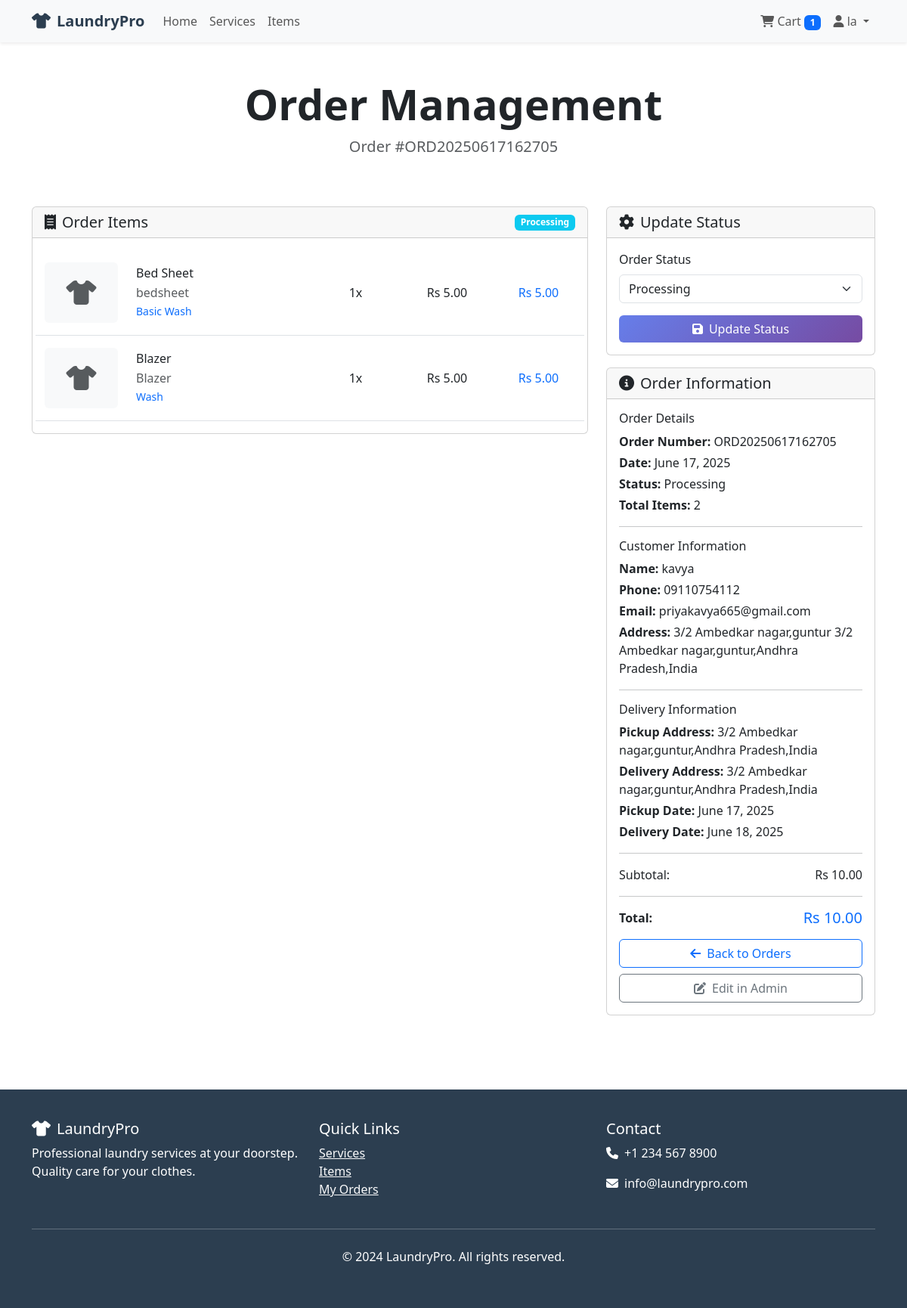
Page /orders/admin/2/ (signed in) on the committed database.
### orders/models.py (models this page shows, shortened)
class Order(models.Model):
    STATUS_CHOICES = [
        ('pending', 'Pending'),
        ('processing', 'Processing'),
        ('completed', 'Completed'),
        ('delivered', 'Delivered'),
        ('cancelled', 'Cancelled'),
    ]
    customer = models.ForeignKey(User, on_delete=models.CASCADE)
    order_number = models.CharField(max_length=20, unique=True)
    status = models.CharField(max_length=20, choices=STATUS_CHOICES, default='pending')
    total_amount = models.DecimalField(max_digits=10, decimal_places=2)
    customer_name = models.CharField(max_length=100)
    customer_phone = models.CharField(max_length=15)
    customer_address = models.TextField()
    customer_email = models.EmailField()
    pickup_address = models.TextField(blank=True)
    delivery_address = models.TextField(blank=True)
    pickup_date = models.DateField(null=True, blank=True)
    delivery_date = models.DateField(null=True, blank=True)
    created_at = models.DateTimeField(auto_now_add=True)
    updated_at = models.DateTimeField(auto_now=True)
    class Meta:
        ordering = ['-created_at']

class OrderItem(models.Model):
    order = models.ForeignKey(Order, on_delete=models.CASCADE)
    item = models.ForeignKey(Item, on_delete=models.CASCADE)
    service = models.ForeignKey(Service, on_delete=models.CASCADE)
    quantity = models.PositiveIntegerField()
    price_per_item = models.DecimalField(max_digits=10, decimal_places=2)
    total_price = models.DecimalField(max_digits=10, decimal_places=2)

### services/models.py (models this page shows, shortened)
class Item(models.Model):
    ITEM_TYPES = [
        ('shirt', 'Shirt'),
        ('pants', 'Pants'),
        ('dress', 'Dress'),
        ('saree', 'Saree'),
        ('kurta', 'Kurta'),
        ('suit', 'Suit'),
        ('blazer', 'Blazer'),
        ('jeans', 'Jeans'),
        ('t_shirt', 'T-Shirt'),
        ('sweater', 'Sweater'),
        ('coat', 'Coat'),
        ('other', 'Other'),
    ]
    name = models.CharField(max_length=100)
    item_type = models.CharField(max_length=20, choices=ITEM_TYPES)
    image = models.ImageField(upload_to='items/', blank=True, null=True)
    description = models.TextField(blank=True)
    is_active = models.BooleanField(default=True)
    created_at = models.DateTimeField(auto_now_add=True)
    updated_at = models.DateTimeField(auto_now=True)
    class Meta:
        ordering = ['name']

class Service(models.Model):
    SERVICE_TYPES = [
        ('wash', 'Wash'),
        ('dry_clean', 'Dry Clean'),
        ('iron', 'Iron'),
        ('wash_iron', 'Wash & Iron'),
        ('dry_clean_iron', 'Dry Clean & Iron'),
    ]
    name = models.CharField(max_length=100)
    service_type = models.CharField(max_length=20, choices=SERVICE_TYPES)
    price = models.DecimalField(max_digits=10, decimal_places=2)
    description = models.TextField(blank=True)
    is_active = models.BooleanField(default=True)
    created_at = models.DateTimeField(auto_now_add=True)
    updated_at = models.DateTimeField(auto_now=True)
    class Meta:
        ordering = ['name']

### orders/views.py (the view, shortened to what this page needs)
# urls.py: path('admin/<int:order_id>/', views.admin_order_detail, name='admin_order_detail'),
@user_passes_test(is_admin)
def admin_order_detail(request, order_id):
    order = get_object_or_404(Order, id=order_id)
    order_items = order.orderitem_set.all()
    context = {
        'order': order,
        'order_items': order_items,
        'status_choices': Order.STATUS_CHOICES,
    }
    return render(request, 'orders/admin_order_detail.html', context)

### la2/context_processors.py (called while the page is built)
def cart_processor(request):
    if request.user.is_authenticated:
        try:
            cart = Cart.objects.get(user=request.user)
            cart_items = cart.cartitem_set.all()
            total_items = sum(item.quantity for item in cart_items)
            total_price = sum(item.service.price * item.quantity for item in cart_items)
            return {
                'cart_count': total_items,
                'cart_total': total_price,
            }
        except Cart.DoesNotExist:
            return {
                'cart_count': 0,
                'cart_total': 0,
            }
    return {
        'cart_count': 0,
        'cart_total': 0,
    }

### orders/views.py (called while the page is built)
def is_admin(user):
    return user.is_authenticated and (user.is_staff or user.userprofile.is_admin)

### templates/orders/admin_order_detail.html (shortened to what this page needs)
{% extends 'base.html' %}
{% block content %}
<div class="container py-5">
    <div class="row">
        <div class="col-12 text-center mb-5" data-aos="fade-up">
            <h1 class="display-4 fw-bold">Order Management</h1>
            <p class="lead text-muted">Order #{{ order.order_number }}</p>
        </div>
    </div>
    <div class="row">
        <div class="col-lg-8" data-aos="fade-up">
            <div class="card">
                <div class="card-header d-flex justify-content-between align-items-center">
                    <h5 class="mb-0">
                        <i class="fas fa-receipt me-2"></i>Order Items
                    </h5>
                    <span class="badge {% if order.status == 'pending' %}bg-warning{% elif order.status == 'processing' %}bg-info{% elif order.status == 'completed' %}bg-success{% elif order.status == 'delivered' %}bg-primary{% else %}bg-secondary{% endif %}">
                        {{ order.get_status_display }}
                    </span>
                </div>
                <div class="card-body">
                    {% for item in order_items %}
                    <div class="row align-items-center py-3 border-bottom">
                        <div class="col-md-2">
                            {% if item.item.image %}
                                <img src="{{ item.item.image.url }}" alt="{{ item.item.name }}" class="img-fluid rounded">
                            {% else %}
                                <div class="bg-light rounded d-flex align-items-center justify-content-center" style="height: 80px;">
                                    <i class="fas fa-tshirt fa-2x text-muted"></i>
                                </div>
                            {% endif %}
                        </div>
                        <div class="col-md-4">
                            <h6 class="mb-1">{{ item.item.name }}</h6>
                            <p class="text-muted mb-0">{{ item.item.get_item_type_display }}</p>
                            <small class="text-primary">{{ item.service.name }}</small>
                        </div>
                        <div class="col-md-2 text-center">
                            <span class="h6 mb-0">{{ item.quantity }}x</span>
                        </div>
                        <div class="col-md-2 text-center">
                            <span class="h6 mb-0">Rs {{ item.price_per_item }}</span>
                        </div>
                        <div class="col-md-2 text-center">
                            <span class="h6 mb-0 text-primary">Rs {{ item.total_price }}</span>
                        </div>
                    </div>
                    {% endfor %}
                </div>
            </div>
        </div>
        <div class="col-lg-4" data-aos="fade-up" data-aos-delay="200">
            <div class="card">
                <div class="card-header">
                    <h5 class="mb-0"><i class="fas fa-cog me-2"></i>Update Status</h5>
                </div>
                <div class="card-body">
                    <form method="post">
                        <div class="mb-3">
                            <label for="status" class="form-label">Order Status</label>
                            <select name="status" id="status" class="form-select">
                                {% for value, label in status_choices %}
                                    <option value="{{ value }}" {% if order.status == value %}selected{% endif %}>
                                        {{ label }}
                                    </option>
                                {% endfor %}
                            </select>
                        </div>
                        <button type="submit" class="btn btn-primary w-100">
                            <i class="fas fa-save me-2"></i>Update Status
                        </button>
                    </form>
                </div>
            </div>
            <div class="card mt-3">
                <div class="card-header">
                    <h5 class="mb-0"><i class="fas fa-info-circle me-2"></i>Order Information</h5>
                </div>
                <div class="card-body">
                    <div class="mb-3">
                        <h6>Order Details</h6>
                        <p class="mb-1"><strong>Order Number:</strong> {{ order.order_number }}</p>
                        <p class="mb-1"><strong>Date:</strong> {{ order.created_at|date:"F j, Y" }}</p>
                        <p class="mb-1"><strong>Status:</strong> {{ order.get_status_display }}</p>
                        <p class="mb-1"><strong>Total Items:</strong> {{ order_items|length }}</p>
                    </div>
                    <hr>
                    <div class="mb-3">
                        <h6>Customer Information</h6>
                        <p class="mb-1"><strong>Name:</strong> {{ order.customer_name }}</p>
                        <p class="mb-1"><strong>Phone:</strong> {{ order.customer_phone }}</p>
                        <p class="mb-1"><strong>Email:</strong> {{ order.customer_email }}</p>
                        <p class="mb-1"><strong>Address:</strong> {{ order.customer_address }}</p>
                    </div>
                    {% if order.pickup_address or order.delivery_address %}
                    <hr>
                    <div class="mb-3">
                        <h6>Delivery Information</h6>
                        {% if order.pickup_address %}
                            <p class="mb-1"><strong>Pickup Address:</strong> {{ order.pickup_address }}</p>
                        {% endif %}
                        {% if order.delivery_address %}
                            <p class="mb-1"><strong>Delivery Address:</strong> {{ order.delivery_address }}</p>
                        {% endif %}
                        {% if order.pickup_date %}
                            <p class="mb-1"><strong>Pickup Date:</strong> {{ order.pickup_date|date:"F j, Y" }}</p>
                        {% endif %}
                        {% if order.delivery_date %}
                            <p class="mb-1"><strong>Delivery Date:</strong> {{ order.delivery_date|date:"F j, Y" }}</p>
                        {% endif %}
                    </div>
                    {% endif %}
                    <hr>
                    <div class="d-flex justify-content-between mb-2">
                        <span>Subtotal:</span>
                        <span>Rs {{ order.total_amount }}</span>
                    </div>
                    <hr>
                    <div class="d-flex justify-content-between mb-3">
                        <strong>Total:</strong>
                        <strong class="text-primary h5 mb-0">Rs {{ order.total_amount }}</strong>
                    </div>
                    <div class="mt-3">
                        <a href="{% url 'orders:admin_order_list' %}" class="btn btn-outline-primary w-100 mb-2">
                            <i class="fas fa-arrow-left me-2"></i>Back to Orders
                        </a>
                        <a href="{% url 'admin:orders_order_change' order.id %}" class="btn btn-outline-secondary w-100">
                            <i class="fas fa-edit me-2"></i>Edit in Admin
                        </a>
                    </div>
                </div>
            </div>
        </div>
    </div>
</div>
{% endblock %}

### templates/base.html (shortened to what this page needs)
<!DOCTYPE html>
<html lang="en">
<head>
    <link href="https://cdn.jsdelivr.net/npm/bootstrap@5.3.0/dist/css/bootstrap.min.css" rel="stylesheet">
    <link rel="stylesheet" href="https://cdnjs.cloudflare.com/ajax/libs/font-awesome/6.4.0/css/all.min.css">
    <link href="https://unpkg.com/aos@2.3.1/dist/aos.css" rel="stylesheet">
</head>
<body>
    <nav class="navbar navbar-expand-lg navbar-light bg-light shadow-sm">
        <div class="container">
            <a class="navbar-brand" href="{% url 'home' %}">
                <i class="fas fa-tshirt me-2"></i>LaundryPro
            </a>
            <div class="collapse navbar-collapse" id="navbarNav">
                <ul class="navbar-nav me-auto">
                    <li class="nav-item">
                        <a class="nav-link" href="{% url 'home' %}">Home</a>
                    </li>
                    <li class="nav-item">
                        <a class="nav-link" href="{% url 'services:service_list' %}">Services</a>
                    </li>
                    <li class="nav-item">
                        <a class="nav-link" href="{% url 'services:item_list' %}">Items</a>
                    </li>
                </ul>
                <ul class="navbar-nav">
                    {% if user.is_authenticated %}
                        <li class="nav-item">
                            <a class="nav-link" href="{% url 'cart:cart_view' %}">
                                <i class="fas fa-shopping-cart"></i> Cart
                                <span class="badge bg-primary">{{ cart_count }}</span>
                            </a>
                        </li>
                        <li class="nav-item dropdown">
                            <a class="nav-link dropdown-toggle" href="#" id="navbarDropdown" role="button" data-bs-toggle="dropdown">
                                <i class="fas fa-user"></i> {{ user.username }}
                            </a>
                        </li>
                    {% endif %}
                </ul>
            </div>
        </div>
    </nav>
    <main>
        {% block content %}{% endblock %}
    </main>
    <footer class="footer">
        <div class="container">
            <div class="row">
                <div class="col-md-4">
                    <h5><i class="fas fa-tshirt me-2"></i>LaundryPro</h5>
                    <p>Professional laundry services at your doorstep. Quality care for your clothes.</p>
                </div>
                <div class="col-md-4">
                    <h5>Quick Links</h5>
                    <ul class="list-unstyled">
                        <li><a href="{% url 'services:service_list' %}" class="text-light">Services</a></li>
                        <li><a href="{% url 'services:item_list' %}" class="text-light">Items</a></li>
                        {% if user.is_authenticated %}
                            <li><a href="{% url 'orders:order_list' %}" class="text-light">My Orders</a></li>
                        {% endif %}
                    </ul>
                </div>
                <div class="col-md-4">
                    <h5>Contact</h5>
                    <p><i class="fas fa-phone me-2"></i>+1 234 567 8900</p>
                    <p><i class="fas fa-envelope me-2"></i>info@laundrypro.com</p>
                </div>
            </div>
            <hr class="my-4">
            <div class="text-center">
                <p>&copy; 2024 LaundryPro. All rights reserved.</p>
            </div>
        </div>
    </footer>
</body>
</html>

### templates/base.html (style rules this page uses)
.navbar-brand { font-weight: bold; color: #2c3e50 !important; }
.card { transition: transform 0.3s ease, box-shadow 0.3s ease; }
.btn-primary { background: linear-gradient(135deg, #667eea 0%, #764ba2 100%); border: none; }
.footer { background: #2c3e50; color: white; padding: 40px 0; margin-top: 50px; }

### rows in the picture
Order: order_number "ORD20250617162705", status "Processing", created_at "June 17, 2025", customer_name "kavya", customer_phone "09110754112", customer_email "priyakavya665@gmail.com", customer_address "3/2 Ambedkar nagar,guntur 3/2 Ambedkar nagar,guntur,Andhra Pradesh,India", pickup_address "3/2 Ambedkar nagar,guntur,Andhra Pradesh,India", delivery_address "3/2 Ambedkar nagar,guntur,Andhra Pradesh,India", pickup_date "June 17, 2025", delivery_date "June 18, 2025", total_amount "10.00"
OrderItem: item.name "Bed Sheet", item.item_type "bedsheet", service.name "Basic Wash", quantity "1", price_per_item "5.00", total_price "5.00"
OrderItem: item.name "Blazer", item.item_type "Blazer", service.name "Wash", quantity "1", price_per_item "5.00", total_price "5.00"

### other values in the picture
{{ cart_count }} "1"
{{ user.username }} "la"
{{ order_items|length }} "2"
